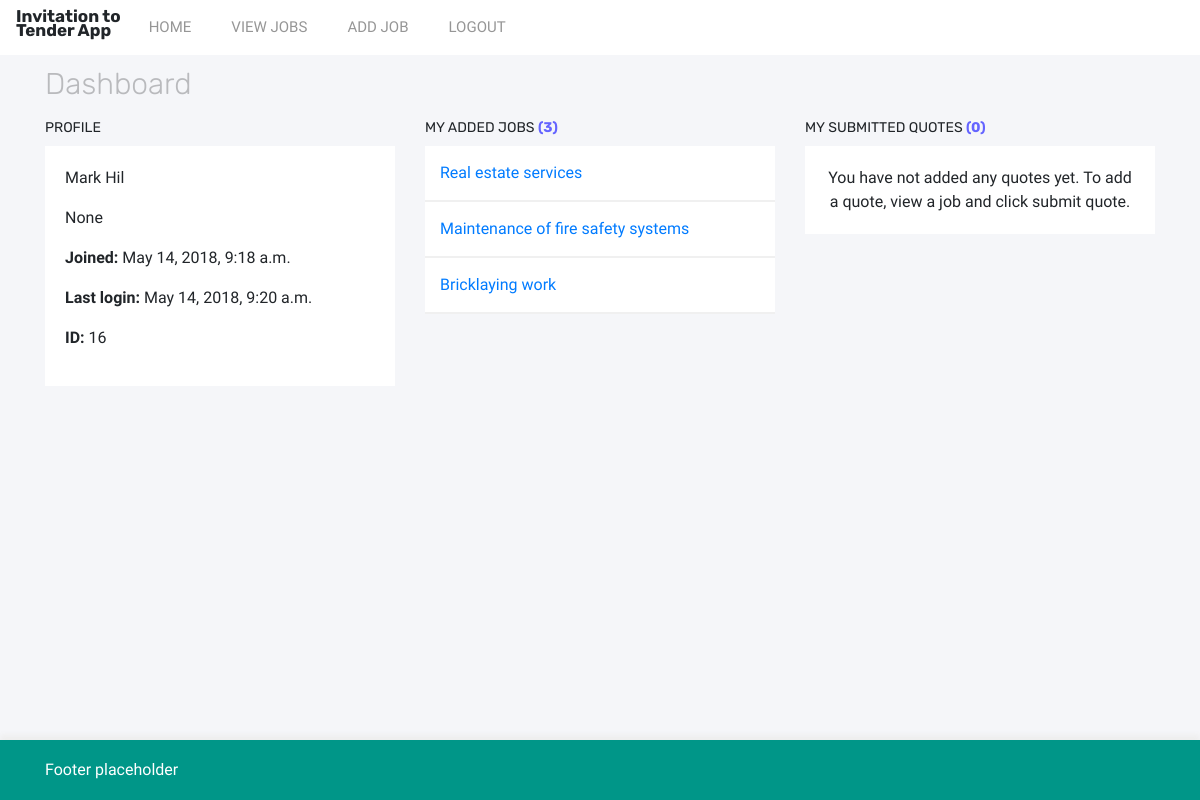
Before: / (signed in) with the older database file.
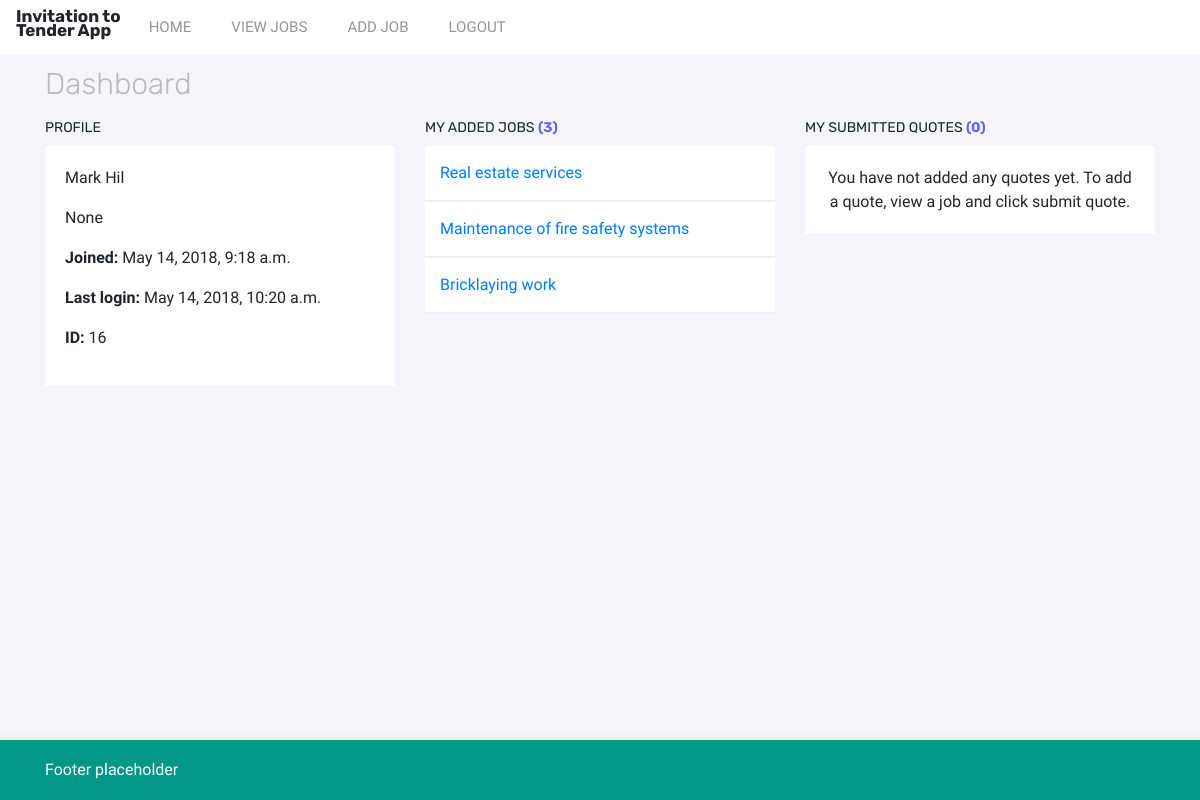
After: the same page with the newer database file.
### prototype/models.py (models this page shows, shortened)
class CustomUser(AbstractUser):
    name = models.CharField(blank=True, max_length=255)
    first_name = models.CharField(max_length=100, blank=True)
    second_name = models.CharField(max_length=100, blank=True)
    company = models.ForeignKey('Company', on_delete=models.SET_NULL, null=True)

### prototype/views.py (the view)
# urls.py: path('', views.Dashboard.as_view(), name='index'),
class Dashboard(generic.DetailView):
    template_name = 'index.html'
    def get(self, request, *args, **kwargs):
        user = self.request.user
        job_list = Job.objects.filter(added_by__exact=user.id)
        quotes = Quote.objects.filter(quote_added_by__exact=user.id)
        return render(request, self.template_name, {'job_list': job_list, 'user': user, 'quotes': quotes})

### prototype/models.py (called while the page is built)
    def get_absolute_url(self):
        return reverse('job_detail', args=[str(self.id)])

### prototype/templates/index.html (shortened to what this page needs)
{% extends 'base.html' %}
{% block content %}
{% if user.is_authenticated %}
<div class="row">
  <div class="col">
    <h1 class="page-title">Dashboard</h1>
  </div>
</div>
<div class="row">
  <div class="col-4">
    <h3 class="panel-title">Profile</h3>
    <div class="dashboard-panel-light">
      <p>{{user.first_name}} {{user.second_name}}</p>
      <p>{{user.company}}</p>
      <p><strong>Joined:</strong> {{user.date_joined}}</p>
      <p><strong>Last login:</strong> {{user.last_login}}</p>
      <p><strong>ID:</strong> {{user.id}}</p>
    </div>
  </div>
  <div class="col-4">
    <h3 class="panel-title">My added jobs <span class="db-counter">({{job_list|length}})</span></h3>
    <div class="dashboard-panel-rows">
      {% if job_list %}
        {% for j in job_list %}
          <a href="{{ j.get_absolute_url }}">
            <div class="panel-row">
              {{j.name}}
            </div>
          </a>
        {% endfor %}
      {% else %}
        <div class="empty-list">
          <p class="no-records-found">You have not added any jobs yet. Click <a href="{% url 'add_job' %}">add job</a> to add a new job.</p>
        </div>
      {% endif %}
    </div>
  </div>
  <div class="col-4">
    <h3 class="panel-title">My submitted quotes <span class="db-counter">({{quotes|length}})</span></h3>
    <div class="dashboard-panel-rows">
      {% if quotes %}
        {% for q in quotes %}
          <div class="panel-row">
            <p><a href="#">{{q.job_name}}</a></p>
            <p>£{{q.value}}</p>
            <p>Contractor: <a href="#">{{q.quote_added_by}}</a></p>
          </div>
        {% endfor %}
      {% else %}
        <div class="empty-list">
          <p class="no-records-found">You have not added any quotes yet. To add a quote, view a job and click submit quote.</p>
        </div>
      {% endif %}
    </div>
  </div>
</div>
{% endif %}
{% endblock %}

Changed rows visible on the page:
changed CustomUser "Mark": last_login "May 14, 2018, 9:20 a.m." → "May 14, 2018, 10:20 a.m."
